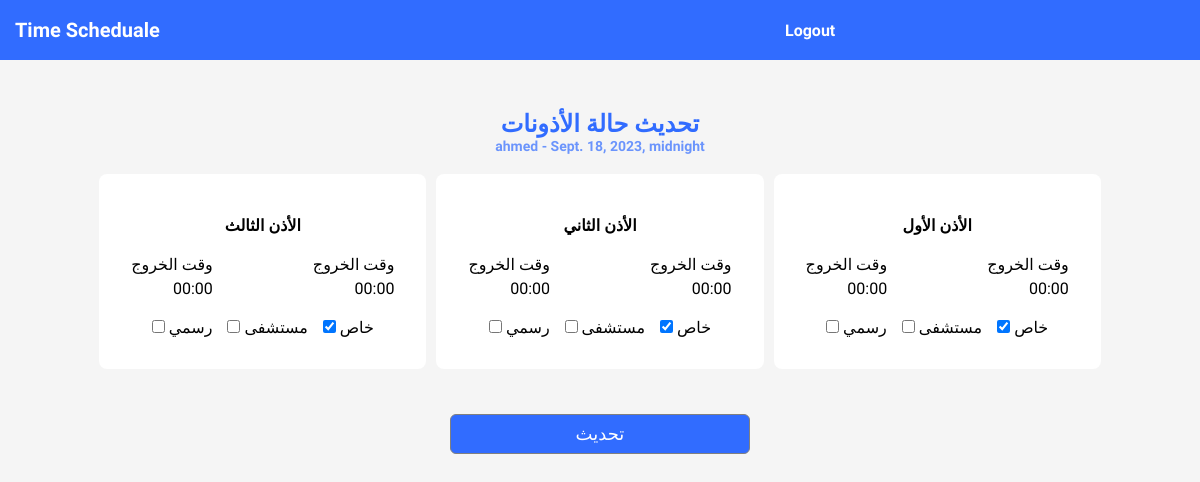
Page /permissions/permissions/4 on the earlier database version.
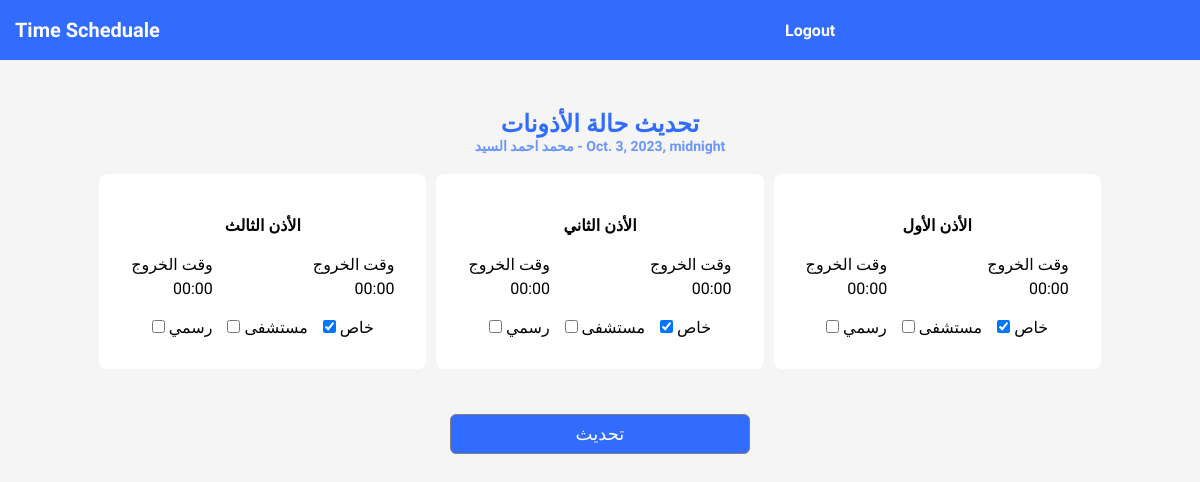
Same page on the later database version.
### employee/models.py (models this page shows, shortened)
class Employee(models.Model):
    name = models.CharField(max_length=300, null=True, blank=True)
    civil_id = models.CharField(max_length=300, null=True, blank=True)
    department = models.CharField(max_length=300, null=True, blank=True)
    enterance_time = models.TimeField(default=time(0,0) , null=True, blank=True)
    permission_leaving_time = models.TimeField(default=time(0,0), null=True, blank=True)
    permission_entering_time = models.TimeField(default=time(0,0), null=True, blank=True)
    is_permit_private_1 = models.BooleanField(default=True, null=True, blank=True)
    is_permit_hospital_1 = models.BooleanField(default=False, null=True, blank=True)
    is_permit_official_1 = models.BooleanField(default=False, null=True, blank=True)
    permission_leaving_time_2 = models.TimeField(default=time(0,0), null=True, blank=True)
    permission_entering_time_2 = models.TimeField(default=time(0,0), null=True, blank=True)
    is_permit_private_2 = models.BooleanField(default=True, null=True, blank=True)
    is_permit_hospital_2 = models.BooleanField(default=False, null=True, blank=True)
    is_permit_official_2 = models.BooleanField(default=False, null=True, blank=True)
    permission_leaving_time_3 = models.TimeField(default=time(0,0), null=True, blank=True)
    permission_entering_time_3 = models.TimeField(default=time(0,0), null=True, blank=True)
    is_permit_private_3 = models.BooleanField(default=True, null=True, blank=True)
    is_permit_hospital_3 = models.BooleanField(default=False, null=True, blank=True)
    is_permit_official_3 = models.BooleanField(default=False, null=True, blank=True)
    final_leaving_time = models.TimeField(default=time(0,0),null=True, blank=True)
    created_date = models.DateTimeField(default=timezone.now)

### permissions/views.py (the view, shortened to what this page needs)
# urls.py: path("permissions/<str:pk>", UpdateView.as_view(), name="permissions_update"),
class UpdateView(View):
    def get(self,request, pk):
        employee = Employee.objects.get(pk=pk)
        id = employee.id
        name = employee.name
        created_date = employee.created_date
        permission_leaving_time = employee.permission_leaving_time.strftime("%H:%M")
        permission_entering_time = employee.permission_entering_time.strftime("%H:%M")
        is_permit_private_1 = employee.is_permit_private_1
        is_permit_hospital_1 = employee.is_permit_hospital_1
        is_permit_official_1 = employee.is_permit_official_1
        permission_leaving_time_2 = employee.permission_leaving_time_2.strftime("%H:%M")
        permission_entering_time_2 = employee.permission_entering_time_2.strftime("%H:%M")
        is_permit_private_2 = employee.is_permit_private_2
        is_permit_hospital_2 = employee.is_permit_hospital_2
        is_permit_official_2 = employee.is_permit_official_2
        permission_leaving_time_3 = employee.permission_leaving_time_3.strftime("%H:%M")
        permission_entering_time_3 = employee.permission_entering_time_3.strftime("%H:%M")
        is_permit_private_3 = employee.is_permit_private_3
        is_permit_hospital_3 = employee.is_permit_hospital_3
        is_permit_official_3 = employee.is_permit_official_3
        context = {"id":id, "name":name, "created_date":created_date,   "permission_leaving_time":permission_leaving_time, "permission_entering_time":permission_entering_time,
                  "permission_leaving_time_2":permission_leaving_time_2,"permission_entering_time_2":permission_entering_time_2,
                  "permission_leaving_time_3":permission_leaving_time_3, "permission_entering_time_3":permission_entering_time_3,
                  "is_permit_private_1":is_permit_private_1, "is_permit_hospital_1":is_permit_hospital_1, "is_permit_official_1":is_permit_official_1,
                  "is_permit_private_2":is_permit_private_2, "is_permit_hospital_2":is_permit_hospital_2, "is_permit_official_2":is_permit_official_2,
                   "is_permit_private_3":is_permit_private_3, "is_permit_hospital_3":is_permit_hospital_3, "is_permit_official_3":is_permit_official_3 }
        return render(request, "permissions/update.html", context)

### templates/permissions/update.html (shortened to what the changed rows need)
{% extends 'base.html' %}
{% load static %}
{% block content %}
<link rel="stylesheet" href="{% static 'css/permissions_update.css' %}" />
{% include "navebar.html" %}
<div class="container">
    <h2>تحديث حالة الأذونات</h1>
    <h3>{{name}} - {{created_date}}</h3>
    <form method="POST" action="{% url "permissions_update" id %}" dir="rtl">
        <div class = "wrapper">
            <div class="permissions">
           </div>
            <div class="permissions">
           </div>
            <div class="permissions">
           </div>
        </div>
        <div class="button">
            <button type="submit">تحديث</button>
        </div>
    </form>
</div>
{% endblock content %}

Differences in the rows shown:
changed Employee: name "ahmed" → "محمد احمد السيد"; created_date "Sept. 18, 2023, midnight" → "Oct. 3, 2023, midnight"
